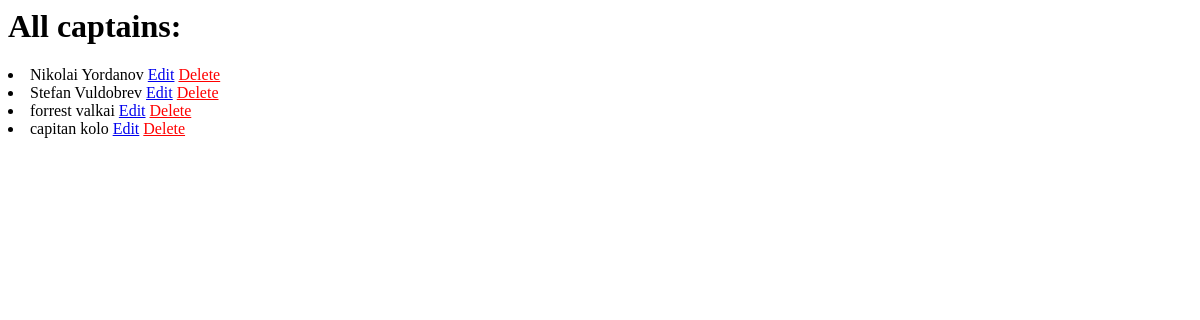
/captain/list/, run on an earlier commit of the app's database.
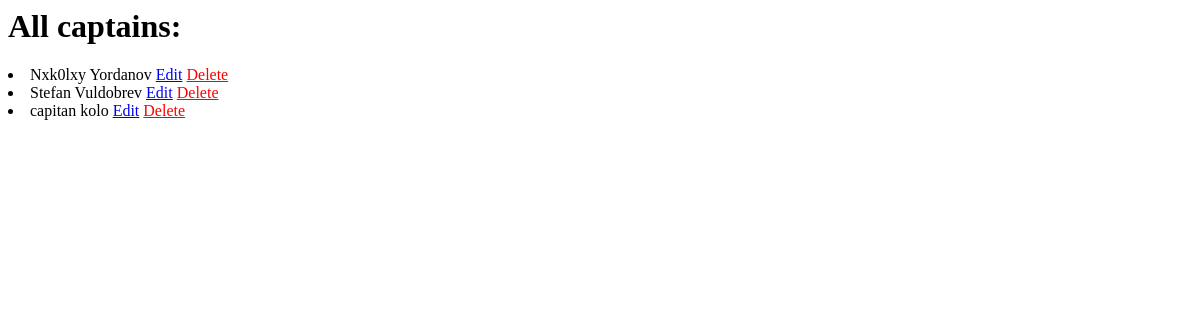
And on a later commit of the database.
### main/models.py (models this page shows)
class Captain(models.Model):
    name = models.CharField(
        max_length=30
    )
    surname = models.CharField(
        max_length=30
    )
    def __str__(self):
        return f'{self.name} {self.surname}'

### main/views_dir/captains.py (the view)
# urls.py: path("list/", CaptainListView.as_view(), name="captain_list"),
class CaptainListView(ListView):
    model = Captain
    template_name = "./captain_views/captain_list.html"
    context_object_name = 'captains'

### templates/captain_views/captain_list.html
<h1>All captains:</h1>
{% for cap in captains %}
<li> {{ cap }}
    <a href="{% url 'captain_edit' cap.id %}">Edit</a>
    <a style="color: red;" href="{% url 'captain_delete' cap.id %}">Delete</a>
</li>
{% endfor %}

What changed in the data, as far as the page shows it:
removed Captain: name+surname "forrest valkai"
changed Captain: name+surname "Nikolai Yordanov" → "Nxk0lxy Yordanov"
